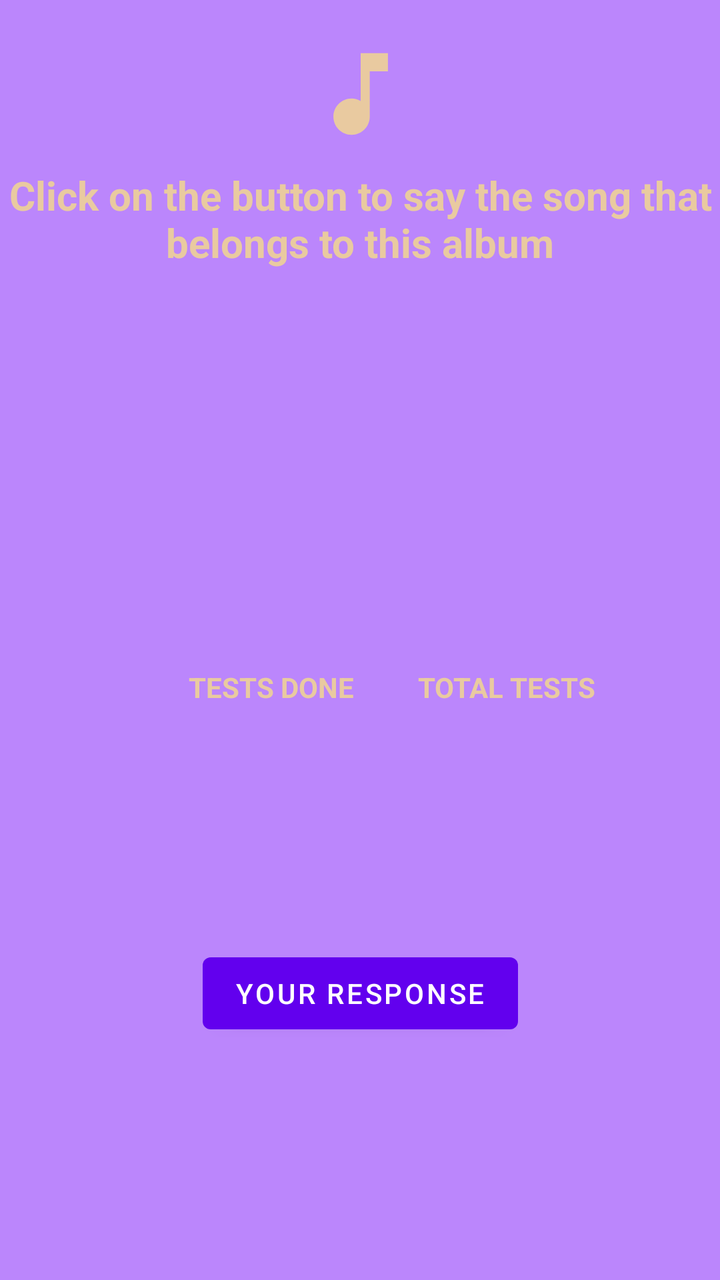
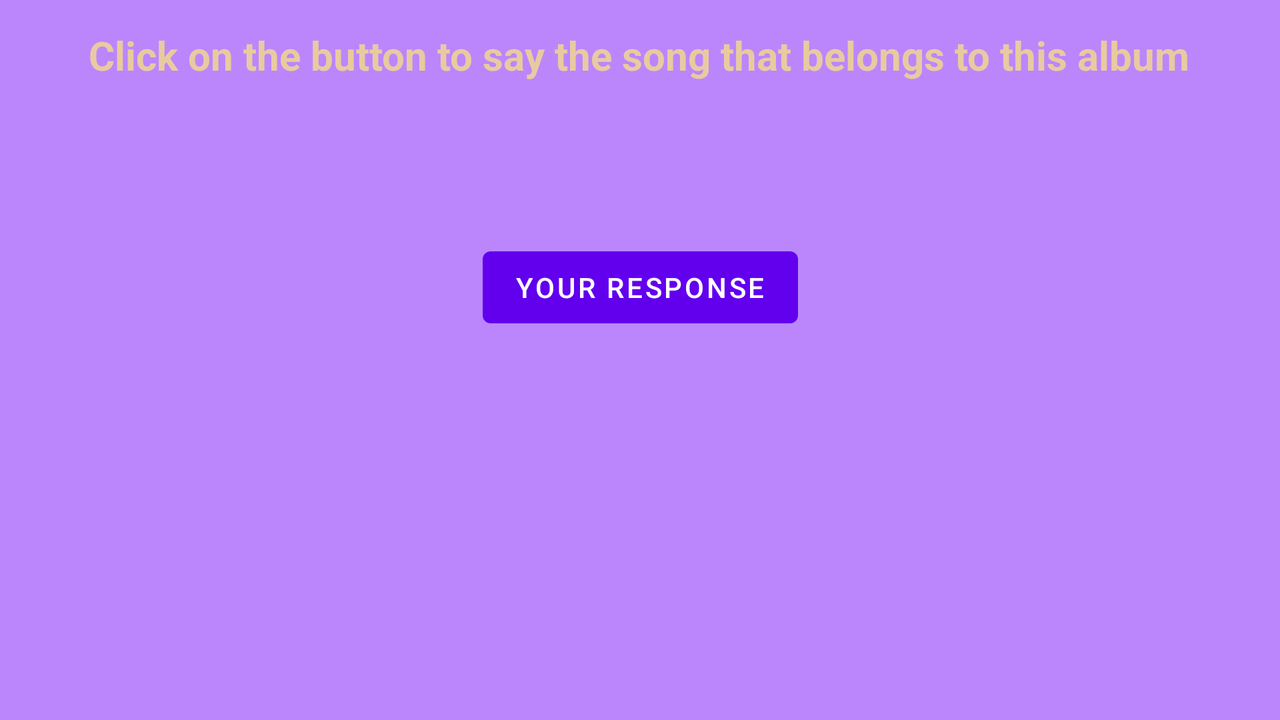

Two renders of one Android screen. The first uses the default layout on a phone; the second uses the alternative layout the repository ships for a different screen configuration, on a matching device. The two XML files are below.
<!-- AndroidManifest.xml: application theme Theme.BlindTest_project -->
<!-- res/layout/activity_play_game.xml -->
<?xml version="1.0" encoding="utf-8"?>
<androidx.constraintlayout.widget.ConstraintLayout xmlns:android="http://schemas.android.com/apk/res/android"
    xmlns:tools="http://schemas.android.com/tools"
    xmlns:app="http://schemas.android.com/apk/res-auto"
    android:layout_width="match_parent"
    android:background="@color/purple_200"
    android:layout_height="match_parent"
    tools:context=".PlayGame">

    <ImageView
        android:id="@+id/imageView2"
        android:layout_width="99dp"
        android:layout_height="94dp"
        android:src="@drawable/ic_play_music_foreground"
        app:layout_constraintLeft_toLeftOf="parent"
        app:layout_constraintRight_toRightOf="parent"
        app:layout_constraintTop_toTopOf="parent"
        tools:ignore="MissingConstraints" />


    <TextView
        android:id="@+id/textView"
        android:layout_width="wrap_content"
        android:layout_height="wrap_content"
        android:layout_marginTop="84dp"
        android:gravity="center"
        android:text="Click on the button to say the song that belongs to this album"
        android:textColor="@color/text_yellow"
        android:textSize="20dp"
        android:textStyle="bold"
        app:layout_constraintHorizontal_bias="0.493"
        app:layout_constraintLeft_toLeftOf="parent"
        app:layout_constraintRight_toRightOf="parent"
        app:layout_constraintTop_toTopOf="parent" />


    <TextView
        android:id="@+id/track1"
        android:textSize="20dp"
        android:textStyle="bold"
        android:textColor="@color/design_default_color_primary"
        android:layout_marginTop="8dp"
        android:layout_width="wrap_content"
        android:layout_height="wrap_content"
        app:layout_constraintEnd_toEndOf="parent"
        app:layout_constraintStart_toStartOf="parent"
        app:layout_constraintTop_toBottomOf="@id/textView"
        app:layout_constraintVertical_bias="0.056" />

    <TextView
        android:id="@+id/track2"
        android:textSize="20dp"
        android:textStyle="bold"
        android:textColor="@color/design_default_color_primary"
        android:layout_marginTop="8dp"
        android:layout_width="wrap_content"
        android:layout_height="wrap_content"
        app:layout_constraintEnd_toEndOf="parent"
        app:layout_constraintStart_toStartOf="parent"
        app:layout_constraintTop_toBottomOf="@+id/track1"
        app:layout_constraintVertical_bias="0.762" />

    <TextView
        android:id="@+id/track3"
        android:textSize="20dp"
        android:textStyle="bold"
        android:textColor="@color/design_default_color_primary"
        android:layout_marginTop="8dp"
        android:layout_width="wrap_content"
        android:layout_height="wrap_content"
        app:layout_constraintEnd_toEndOf="parent"
        app:layout_constraintHorizontal_bias="0.501"
        app:layout_constraintStart_toStartOf="parent"
        app:layout_constraintTop_toBottomOf="@+id/track2" />

    <TextView
        android:id="@+id/track4"
        android:textSize="20dp"
        android:textStyle="bold"
        android:textColor="@color/design_default_color_primary"
        android:layout_marginTop="8dp"
        android:layout_width="wrap_content"
        android:layout_height="wrap_content"
        app:layout_constraintEnd_toEndOf="parent"
        app:layout_constraintStart_toStartOf="parent"
        app:layout_constraintTop_toBottomOf="@+id/track3" />


    <ImageView
        android:id="@+id/imageView"
        android:layout_width="wrap_content"
        android:layout_height="wrap_content"
        app:layout_constraintEnd_toEndOf="parent"
        app:layout_constraintStart_toStartOf="parent"
        app:layout_constraintTop_toBottomOf="@+id/track4" />


    <TextView
        android:id="@+id/textResult"
        android:layout_width="wrap_content"
        android:layout_height="wrap_content"
        android:textSize="16dp"
        android:textColor="@color/red"
        android:textStyle="bold"
        app:layout_constraintEnd_toEndOf="parent"
        app:layout_constraintHorizontal_bias="0.498"
        app:layout_constraintStart_toStartOf="parent"
        app:layout_constraintTop_toBottomOf="@+id/imageView"
        app:layout_constraintVertical_bias="0.0" />
    <LinearLayout
        android:id="@+id/scores"
        android:layout_width="match_parent"
        android:layout_height="wrap_content"
        android:layout_marginTop="8dp"
        android:layout_marginLeft="8dp"
        android:layout_marginRight="8dp"
        android:orientation="horizontal"
        android:gravity="center_horizontal"
        app:layout_constraintTop_toBottomOf="@+id/textResult">
        <TextView
            android:id="@+id/score1"
            android:layout_width="wrap_content"
            android:layout_height="wrap_content"
            android:textSize="16dp"
            android:textStyle="bold"
            android:textColor="@color/text_yellow" />
        <TextView
            android:id="@+id/score2"
            android:layout_width="wrap_content"
            android:layout_height="wrap_content"
            android:layout_marginLeft="20dp"
            android:textSize="16dp"
            android:textStyle="bold"
            android:textColor="@color/text_yellow" />
        <TextView
            android:id="@+id/score3"
            android:layout_width="wrap_content"
            android:layout_height="wrap_content"
            android:layout_marginLeft="20dp"
            android:textSize="16dp"
            android:textStyle="bold"
            android:textColor="@color/text_yellow" />
        <TextView
            android:id="@+id/score4"
            android:layout_width="wrap_content"
            android:layout_height="wrap_content"
            android:layout_marginLeft="20dp"
            android:textSize="16dp"
            android:textStyle="bold"
            android:textColor="@color/text_yellow" />
    </LinearLayout>
    <LinearLayout
        android:id="@+id/statistics"
        android:layout_height="wrap_content"
        android:layout_width="match_parent"
        android:layout_marginTop="8dp"
        android:layout_marginLeft="8dp"
        android:layout_marginRight="8dp"
        android:orientation="horizontal"
        android:gravity="center_horizontal"
        app:layout_constraintTop_toBottomOf="@+id/scores"
        tools:ignore="NotSibling">
        <TextView
            android:id="@+id/tests_done"
            android:layout_width="wrap_content"
            android:layout_height="wrap_content"
            android:textSize="14dp"
            android:textStyle="bold"
            android:layout_marginLeft="32dp"
            android:textColor="@color/text_yellow"
            android:text="TESTS DONE" />
        <TextView
            android:id="@+id/tests_to_do"
            android:layout_width="wrap_content"
            android:layout_height="wrap_content"
            android:textSize="14dp"
            android:textStyle="bold"
            android:layout_marginLeft="32dp"
            android:textColor="@color/text_yellow"
            android:text="TOTAL TESTS" />
    </LinearLayout>



    <Button
        android:id="@+id/speechbutton"
        android:layout_width="wrap_content"
        android:layout_height="wrap_content"
        android:text="YOUR RESPONSE"
        app:layout_constraintBottom_toBottomOf="parent"
        app:layout_constraintEnd_toEndOf="parent"
        app:layout_constraintStart_toStartOf="parent"
        app:layout_constraintTop_toBottomOf="@+id/statistics"/>




</androidx.constraintlayout.widget.ConstraintLayout>
<!-- resources referenced by this layout -->
<resources>
  <color name="purple_200">#FFBB86FC</color>
  <color name="red">#BB0B0B</color>
  <color name="text_yellow">#e9caa0</color>
  <!-- drawable ic_play_music_foreground (drawable) -->
  <vector xmlns:android="http://schemas.android.com/apk/res/android"
      android:width="108dp"
      android:height="108dp"
      android:viewportWidth="108"
      android:viewportHeight="108"
      android:tint="@color/text_yellow">
      <group android:scaleX="2.61"
          android:scaleY="2.61"
          android:translateX="22.68"
          android:translateY="22.68">
          <path
              android:fillColor="@android:color/white"
              android:pathData="M12,3v10.55c-0.59,-0.34 -1.27,-0.55 -2,-0.55 -2.21,0 -4,1.79 -4,4s1.79,4 4,4 4,-1.79 4,-4V7h4V3h-6z"/>
      </group>
  </vector>
  <style name="Theme.BlindTest_project" parent="Theme.MaterialComponents.DayNight.DarkActionBar">
          
          <item name="colorPrimary">@color/purple_500</item>
          <item name="colorPrimaryVariant">@color/purple_700</item>
          <item name="colorOnPrimary">@color/white</item>
          
          <item name="colorSecondary">@color/teal_200</item>
          <item name="colorSecondaryVariant">@color/teal_700</item>
          <item name="colorOnSecondary">@color/black</item>
          
          <item name="android:statusBarColor" tools:targetApi="l">?attr/colorPrimaryVariant</item>
          
      </style>
  <color name="purple_500">#FF6200EE</color>
  <color name="purple_700">#FF3700B3</color>
  <color name="white">#FFFFFFFF</color>
  <color name="teal_200">#FF03DAC5</color>
  <color name="teal_700">#FF018786</color>
  <color name="black">#FF000000</color>
</resources>
<!-- res/layout-land/activity_play_game.xml (the repository's variant of the layout above) -->
<!-- drawn on the phone turned sideways -->
<?xml version="1.0" encoding="utf-8"?>
<androidx.constraintlayout.widget.ConstraintLayout xmlns:android="http://schemas.android.com/apk/res/android"
    xmlns:tools="http://schemas.android.com/tools"
    xmlns:app="http://schemas.android.com/apk/res-auto"
    android:layout_width="match_parent"
    android:background="@color/purple_200"
    android:layout_height="match_parent"
    tools:context=".PlayGame">



    <TextView
        android:id="@+id/textView"
        android:layout_width="wrap_content"
        android:layout_height="wrap_content"
        android:layout_marginTop="14dp"
        android:gravity="center"
        android:text="Click on the button to say the song that belongs to this album"
        android:textColor="@color/text_yellow"
        android:textSize="20dp"
        android:textStyle="bold"
        app:layout_constraintHorizontal_bias="0.493"
        app:layout_constraintLeft_toLeftOf="parent"
        app:layout_constraintRight_toRightOf="parent"
        app:layout_constraintTop_toTopOf="parent" />


    <LinearLayout
        android:id="@+id/linear_tracks"
        android:layout_width="wrap_content"
        android:layout_height="wrap_content"
        android:orientation="horizontal"
        android:gravity="center_horizontal"
        app:layout_constraintTop_toBottomOf="@id/textView"
        android:layout_marginTop="10dp"
        app:layout_constraintEnd_toEndOf="parent"
        app:layout_constraintStart_toStartOf="parent"
        tools:ignore="MissingConstraints">

        <TextView
            android:id="@+id/track1"
            android:textSize="20dp"
            android:textStyle="bold"
            android:textColor="@color/design_default_color_primary"
            android:layout_width="wrap_content"
            android:layout_height="wrap_content"
            app:layout_constraintBottom_toBottomOf="parent"
            app:layout_constraintLeft_toLeftOf="parent"
            app:layout_constraintTop_toTopOf="parent"/>

        <TextView
            android:id="@+id/track2"
            android:textSize="20dp"
            android:textStyle="bold"
            android:textColor="@color/design_default_color_primary"
            android:layout_marginStart="20dp"
            android:layout_width="wrap_content"
            android:layout_height="wrap_content"
            app:layout_constraintEnd_toEndOf="parent"
            app:layout_constraintStart_toStartOf="parent" />

        <TextView
            android:id="@+id/track3"
            android:textSize="20dp"
            android:textStyle="bold"
            android:textColor="@color/design_default_color_primary"
            android:layout_marginStart="20dp"
            android:layout_width="wrap_content"
            android:layout_height="wrap_content"
            app:layout_constraintEnd_toEndOf="parent"
            app:layout_constraintStart_toStartOf="parent" />

        <TextView
            android:id="@+id/track4"
            android:textSize="20dp"
            android:textStyle="bold"
            android:textColor="@color/design_default_color_primary"
            android:layout_marginStart="20dp"
            android:layout_width="wrap_content"
            android:layout_height="wrap_content"
            app:layout_constraintEnd_toEndOf="parent"
            app:layout_constraintStart_toStartOf="parent" />
    </LinearLayout>

    <LinearLayout
        android:id="@id/imageViewLinear"
        android:layout_width="wrap_content"
        android:layout_height="wrap_content"
        android:orientation="horizontal"
        android:gravity="center_horizontal"
        app:layout_constraintEnd_toEndOf="parent"
        app:layout_constraintStart_toStartOf="parent"
        app:layout_constraintTop_toBottomOf="@+id/linear_tracks"
        android:layout_marginTop="10dp"
        tools:ignore="MissingConstraints">
        <ImageView
            android:id="@+id/imageView"
            android:layout_width="wrap_content"
            android:layout_height="wrap_content"
            android:adjustViewBounds="true"
            android:maxWidth="160dp"
            android:maxHeight="160dp"
            android:scaleType="fitCenter"
            tools:ignore="MissingConstraints" />
    </LinearLayout>



    <TextView
        android:id="@+id/textResult"
        android:layout_width="wrap_content"
        android:layout_height="wrap_content"
        android:textSize="16dp"
        android:textColor="@color/red"
        android:textStyle="bold"
        app:layout_constraintEnd_toEndOf="parent"
        app:layout_constraintStart_toStartOf="parent"
        app:layout_constraintTop_toBottomOf="@+id/imageViewLinear"
        android:layout_marginTop="5dp" />

    <Button
        android:id="@+id/speechbutton"
        android:layout_width="wrap_content"
        android:layout_height="wrap_content"
        android:text="YOUR RESPONSE"
        app:layout_constraintEnd_toEndOf="parent"
        app:layout_constraintStart_toStartOf="parent"
        app:layout_constraintTop_toBottomOf="@+id/textResult"
        android:layout_marginTop="5dp"/>



</androidx.constraintlayout.widget.ConstraintLayout>
<!-- resources referenced by the variant -->
<!-- as the phone turned sideways resolves them -->
<resources>
  <color name="purple_200">#FFBB86FC</color>
  <color name="red">#BB0B0B</color>
  <color name="text_yellow">#e9caa0</color>
  <style name="Theme.BlindTest_project" parent="Theme.MaterialComponents.DayNight.DarkActionBar">
          
          <item name="colorPrimary">@color/purple_500</item>
          <item name="colorPrimaryVariant">@color/purple_700</item>
          <item name="colorOnPrimary">@color/white</item>
          
          <item name="colorSecondary">@color/teal_200</item>
          <item name="colorSecondaryVariant">@color/teal_700</item>
          <item name="colorOnSecondary">@color/black</item>
          
          <item name="android:statusBarColor" tools:targetApi="l">?attr/colorPrimaryVariant</item>
          
      </style>
  <color name="purple_500">#FF6200EE</color>
  <color name="purple_700">#FF3700B3</color>
  <color name="white">#FFFFFFFF</color>
  <color name="teal_200">#FF03DAC5</color>
  <color name="teal_700">#FF018786</color>
  <color name="black">#FF000000</color>
</resources>
